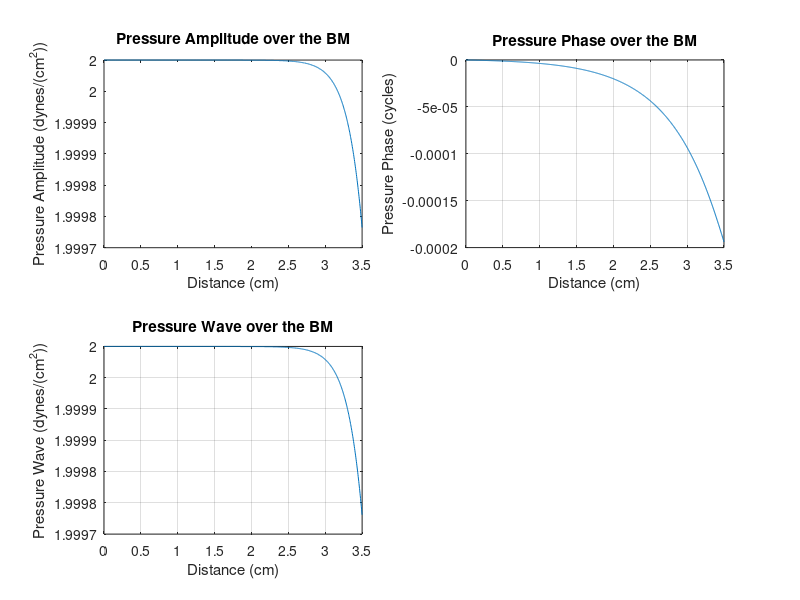
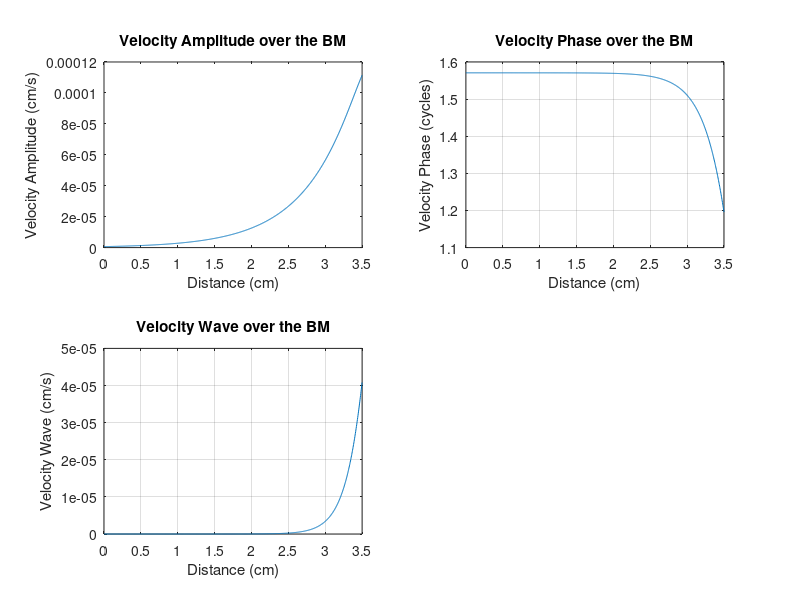
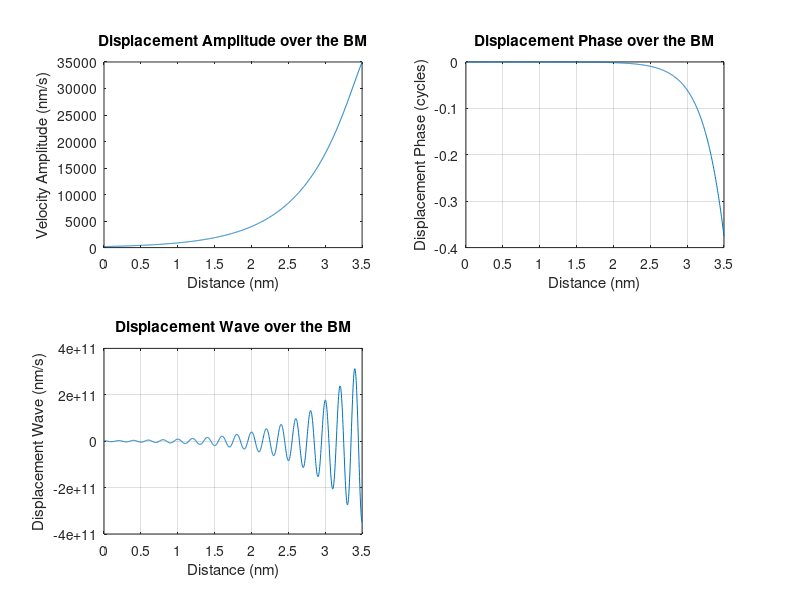
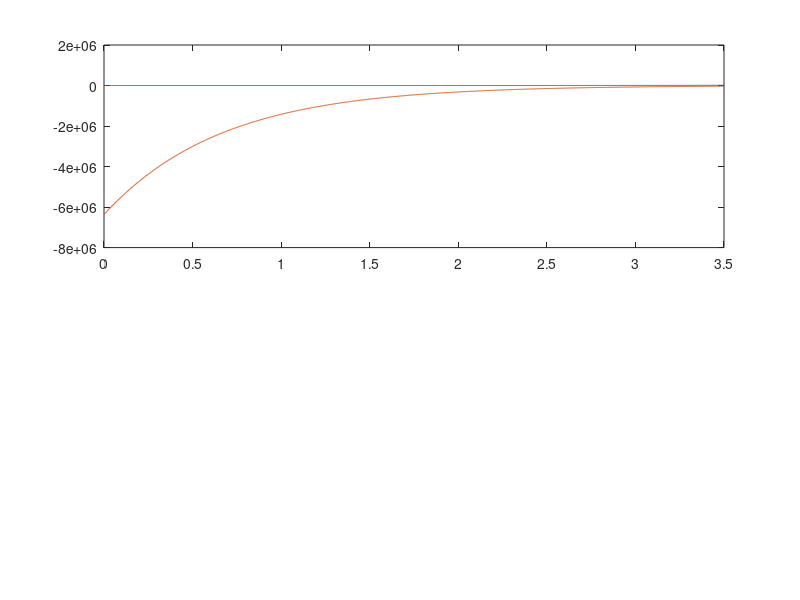

Source code (MATLAB) for these figures, in order: (Note: this script raises an error after producing the figures.)
%% George Kenefati HW4B
close all;clear;clc;format short;format compact;

%% Parameter Controls

% Sinusoidal stimulus
f = input('What is the frequency in Hz?'); %Hz
omega=2*pi*f; %radians 
x=linspace(0,3.5,1000)'; %distance vector
delx=3.5/1000; %x-axis step size

% Constants
Pzo=2; %dyne/m^2
rho=1; %g/cm^3
m=0.01; %g/cm^2
s=2e8*exp(-1.5.*x); %dyne/cm^3
r=5*exp(2.25.*x); %dyne-s/cm^3

% -------------------------------------------------------------------------
%% Q4
% Uncomment a block to overwrite impedance parameters
% % Q4a
% m=0; %
% s=2e8*exp(-1.5.*x);
% r=5*exp(2.25.*x);

% % Q4b
% m=0.01;
% s=2e8*exp(-1.5.*x);
% r=(5*exp(2.25.*x)) / 10; %

% % Q4c
% m=0.01;
% s=2e8*exp(-1.5.*x) * 10; %
% r=5*exp(2.25.*x);

%--------------------------------------------------------------------------
%% Q5
% Uncomment a block to overwrite impedance parameters
% % Q5a
% m=0.015;

% % Q5b
% m=0.015;
% s=2e8*exp(-1.5.*x);
% r=5*exp(2.25.*x);

% % Q5c
% m=0.015;
% s=2e8*exp(-1.5.*x);
% r=(5*exp(2.25.*x)) / 10; %

%% Response Calulations

% Mechanical Impedance
Z = s./(1i*omega) + m.*1i*omega + r;
Zr = real(Z);
Zi = imag(Z);

% Admittance
Y = 1./Z;
Yr = real(Y);
Yi = imag(Y);
Ya = abs(Y);
Yp = angle(Y);

% Pressure at Basilar Membrane (BM)
integralY = cumsum(Y)*delx;
exp_arg = -2*omega*rho*integralY;
P = Pzo*exp(exp_arg);
Pr = real(P);

% Amplitude and Phase of Pressure
Pa = Pzo*exp(real(exp_arg));
Pp = (imag(exp_arg))/(2*pi); % unwrap phase into cycles

% Velocity of BM
V = 2.*Pr.*Yr;
Va = 2.*Pa.*Ya;
Vp = Pp + Yp;
% ---Uncomment to query point of resonance for Q5a---%
% [q5max_val, q5max_ind]=max(Va);
% q5pt_res=x(q5max_ind); % point of resonance

% Displacement of BM
Xa = (omega*Va) * 1e7; %cm -> nm
X = Xa.*cos(omega*x) * 1e7;
Xp = Vp - pi/2;

%--------------------------------------------------------------------------
% Before starting Q6, what is the original point of resonance along x?
[q6max_val_og, q6max_ind_og]=max(Xa);
q6pt_res_og=x(q6max_ind_og); % point of resonance
q6max_val_og; % amplitude at pt_res

%% Q6

% Before running this section, comment Q4 and Q5 parameters, and re-run
% cell 2 to reset original parameters.

% % Group the indices 2 before, at, and 2 after the point of resonance
% indx=[q6max_ind-2,q6max_ind-1,q6max_ind,q6max_ind+1,q6max_ind+2];
% 
% % Gradual increase in scale of negative resistance
% r_mag=[2,4,8,4,2];
% 
% % Decrease impedance at these indices (across a span of ~19 mm)
% for i=1:length(indx)
%     Z(indx) = s(indx)./(1i*omega) + m.*1i*omega - r_mag(i)*r(indx);
% end
% 
% Zr = real(Z);
% Zi = imag(Z);
% 
% %%% RECALCULATE Y, P, V, and X
% % Admittance
% Y = 1./Z;
% Yr = real(Y);
% Yi = imag(Y);
% Ya = abs(Y);
% Yp = angle(Y);
% 
% % Pressure at Basilar Membrane (BM)
% integralY = cumsum(Y)*delx;
% P = Pzo*exp(-2*omega*rho*integralY);
% Pr = real(P);
% 
% % Amplitude and Phase of Pressure
% Pa = Pzo*exp(real(-2*omega*rho*integralY));
% Pp = (imag(-2*omega*rho*integralY))/(2*pi);
% 
% % Velocity of BM
% V = 2.*Pr.*Yr;
% Va = 2.*Pa.*Ya;
% Vp = Pp + Yp;
% 
% % Recalculate displacement
% Xa = (omega*Va) * 1e7;
% X = Xa.*cos(omega*t) * 1e7;
% Xp = Vp - pi/2;
% 
% % Obtain new max impedance values
% [q6max_val_new, q6max_ind_new]=max(Xa);
% q6pt_res_new=x(q6max_ind_new); % point of resonance
% q6max_val_new; % amplitude at pt_res

% ------------------------------------------------------------------------
%% Q7
% Before running this section, comment Q4, Q5, and Q6 sections, and re-run
% cell 2 to reset original parameters.

% % Gradual increase in scale of positive stiffness
% s_mag=[2,4,8]; % first 10.5mm of cochlea base
% 
% % First, query original impedance values at cochlea base
% q7_ogZ = zeros(1,numel(s_mag)); %preallocate array
% for i=1:length(s_mag)
%     q7_ogZ(i)=Z(i);
% end
% 
% % Increase effective stiffness by the above scalars
% for i=1:length(s_mag)
%     Z(i) = ( s_mag(i)*s(i) )./(1i*omega) + m.*1i*omega + r(i);
% end
% 
% % Recalculate Zr and Zi
% Zr = real(Z);
% Zi = imag(Z);
% 
% %%% RECALCULATE Y, P, V, and X
% % Admittance
% Y = 1./Z;
% Yr = real(Y);
% Yi = imag(Y);
% Ya = abs(Y);
% Yp = angle(Y);
% 
% % Pressure at Basilar Membrane (BM)
% integralY = cumsum(Y)*delx;
% P = Pzo*exp(-2*omega*rho*integralY);
% Pr = real(P);
% 
% % Amplitude and Phase of Pressure
% Pa = Pzo*exp(real(-2*omega*rho*integralY));
% Pp = (imag(-2*omega*rho*integralY))/(2*pi);
% 
% % Velocity of BM
% V = 2.*Pr.*Yr;
% Va = 2.*Pa.*Ya;
% Vp = Pp + Yp;
% 
% % Recalculate displacement
% Xa = (omega*Va) * 1e7;
% X = Xa.*cos(omega*t) * 1e7;
% Xp = Vp - pi/2;
% 
% % Obtain new max impedance values
% [q7max_val, q7max_ind]=max(Xa);
% q6pt_res=x(q7max_ind); % point of resonance
% q7max_val; % amplitude at pt_res
% 
% % Query new impedance values at cochlea base
% q7_newZ = zeros(1,numel(s_mag)); %preallocate array
% for i=1:length(s_mag)
%     q7_newZ(i)=Z(i);
% end
% 
% % What is the mean difference in Z caused by the cochlear implant?
% q7_Zdiff = q7_newZ - q7_ogZ;
% q7_Zdiff_mean = mean(q7_Zdiff)

%% Plots

% Pressure
figure(1);
subplot(2,2,1);plot(x,Pa);title('Pressure Amplitude over the BM');
xlabel('Distance (cm)');ylabel('Pressure Amplitude (dynes/(cm^2))');

subplot(2,2,2);plot(x,Pp);title('Pressure Phase over the BM');
xlabel('Distance (cm)');ylabel('Pressure Phase (cycles)'); grid on;

subplot(2,2,3);plot(x,Pr);title('Pressure Wave over the BM');
xlabel('Distance (cm)');ylabel('Pressure Wave (dynes/(cm^2))'); grid on;

%% Velocity
figure(2);
subplot(2,2,1);plot(x,Va);title('Velocity Amplitude over the BM');
xlabel('Distance (cm)'); ylabel('Velocity Amplitude (cm/s)');

subplot(2,2,2);plot(x,Vp);title('Velocity Phase over the BM');
xlabel('Distance (cm)'); ylabel('Velocity Phase (cycles)'); grid on;

subplot(2,2,3);plot(x,V);title('Velocity Wave over the BM');
xlabel('Distance (cm)'); ylabel('Velocity Wave (cm/s)'); grid on;

%% Displacement
figure(3);
subplot(2,2,1);plot(x,Xa);title('Displacement Amplitude over the BM');
xlabel('Distance (nm)'); ylabel('Velocity Amplitude (nm/s)');

subplot(2,2,2);plot(x,Xp);title('Displacement Phase over the BM');
xlabel('Distance (nm)'); ylabel('Displacement Phase (cycles)'); grid on;

subplot(2,2,3);plot(x,X);title('Displacement Wave over the BM');
xlabel('Distance (nm)'); ylabel('Displacement Wave (nm/s)'); grid on;

%% Mechanical Impedance
figure(4);

% find where Zi crosses the x-axis
for i=1:length(Zi)
    if Zi(i) > -0.7 && Zi(i) < 0.7
        zcross=i*delx;
    end
end

subplot(2,1,1);plot(x,Zr); hold on; plot(x,Zi); hold on; 
xline(zcross);title('Mechanical Impedance (Real and Imaginary)'); 
txtlbl=sprintf('%f',zcross);
text(zcross, -1, txtlbl, 'Color', 'k', 'FontSize',14);
xlabel('Distance (cm)'); ylabel('Mechanical Impedance g/(s-cm^2)'); 
grid on; legend('Real','Imaginary','Location', 'Northwest');
title(legend,'Parts');

% Mechanical Admittance
subplot(2,1,2);plot(x,Yr); hold on; plot(x,Yi);
title('Mechanical Admittance (Real and Imaginary)');
xlabel('Distance (cm)'); ylabel('Mechanical Admittance (s-cm^2)/g'); 
grid on; legend('Real','Imaginary','Location', 'Northwest');
title(legend,'Parts');